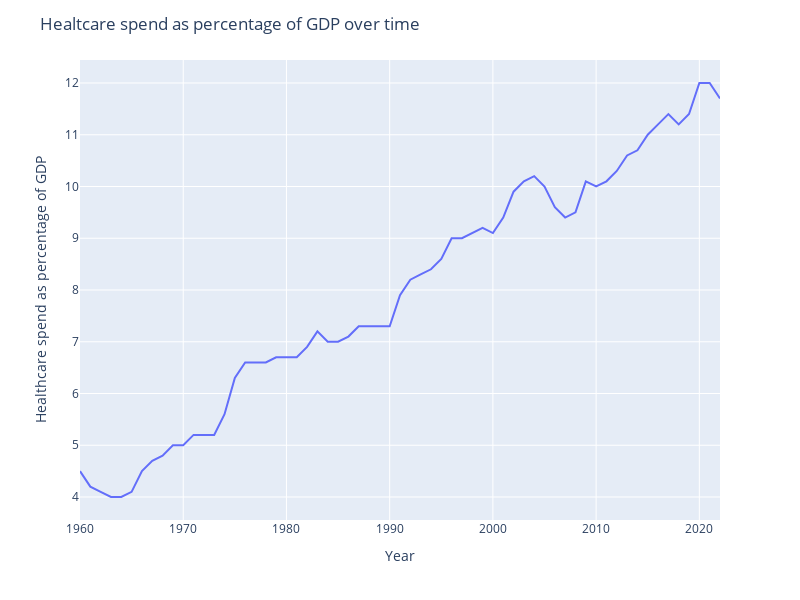

The notebook cell saved with this chart:
### Code cell
fig1 = px.line(med_spend, x='Year', y='Healthcare spend as percentage of GDP')
fig1.update_layout(
    title="Healtcare spend as percentage of GDP over time",
    width=800,
    height=600,
)
fig1.show()

### Figure 1 — Plotly figure (JSON) as saved in the notebook; plotly's stock layout.template omitted (floating-point values rounded to 4 significant figures)
{"data": [{"hovertemplate": "Year=%{x}<br>Healthcare spend as percentage of GDP=%{y}<extra></extra>", "legendgroup": "", "line": {"color": "#636efa", "dash": "solid"}, "marker": {"symbol": "circle"}, "mode": "lines", "name": "", "orientation": "v", "showlegend": false, "type": "scatter", "x": [1960, 1961, 1962, 1963, 1964, 1965, 1966, 1967, 1968, 1969, 1970, 1971, 1972, 1973, 1974, 1975, 1976, 1977, 1978, 1979, 1980, 1981, 1982, 1983, 1984, 1985, 1986, 1987, 1988, 1989, 1990, 1991, 1992, 1993, 1994, 1995, 1996, 1997, 1998, 1999, 2000, 2001, 2002, 2003, 2004, 2005, 2006, 2007, 2008, 2009, 2010, 2011, 2012, 2013, 2014, 2015, 2016, 2017, 2018, 2019, 2020, 2021, 2022], "xaxis": "x", "y": [4.5, 4.2, 4.1, 4, 4, 4.1, 4.5, 4.7, 4.8, 5, 5, 5.2, 5.2, 5.2, 5.6, 6.3, 6.6, 6.6, 6.6, 6.7, 6.7, 6.7, 6.9, 7.2, 7, 7, 7.1, 7.3, 7.3, 7.3, 7.3, 7.9, 8.2, 8.3, 8.4, 8.6, 9, 9, 9.1, 9.2, 9.1, 9.4, 9.9, 10.1, 10.2, 10, 9.6, 9.4, 9.5, 10.1, 10, 10.1, 10.3, 10.6, 10.7, 11, 11.2, 11.4, 11.2, 11.4, 12, 12, 11.7], "yaxis": "y"}], "layout": {"height": 600, "legend": {"tracegroupgap": 0}, "margin": {"t": 60}, "title": {"text": "Healtcare spend as percentage of GDP over time"}, "width": 800, "xaxis": {"anchor": "y", "domain": [0, 1], "title": {"text": "Year"}}, "yaxis": {"anchor": "x", "domain": [0, 1], "title": {"text": "Healthcare spend as percentage of GDP"}}}}
